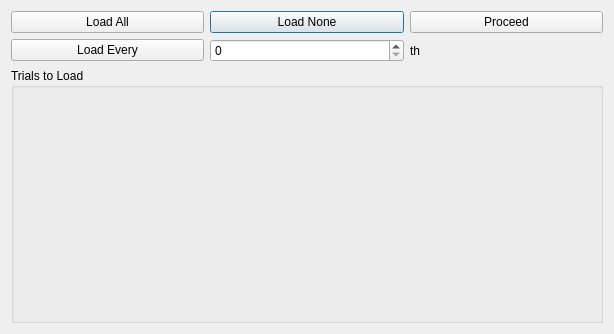
<?xml version="1.0" encoding="UTF-8"?>
<ui version="4.0">
 <class>LoadingProgressDialog</class>
 <widget class="QDialog" name="LoadingProgressDialog">
  <property name="geometry">
   <rect>
    <x>0</x>
    <y>0</y>
    <width>614</width>
    <height>334</height>
   </rect>
  </property>
  <property name="windowTitle">
   <string>Opening Files</string>
  </property>
  <layout class="QGridLayout" name="gridLayout_2">
   <item row="0" column="1">
    <widget class="QPushButton" name="skipButton">
     <property name="text">
      <string>Load None</string>
     </property>
    </widget>
   </item>
   <item row="2" column="0" colspan="3">
    <widget class="QGroupBox" name="advanced">
     <property name="title">
      <string>Trials to Load</string>
     </property>
     <layout class="QGridLayout" name="gridLayout_3"/>
    </widget>
   </item>
   <item row="0" column="2">
    <widget class="QPushButton" name="continueButton">
     <property name="text">
      <string>Proceed</string>
     </property>
    </widget>
   </item>
   <item row="0" column="0">
    <widget class="QPushButton" name="loadAll">
     <property name="text">
      <string>Load All</string>
     </property>
    </widget>
   </item>
   <item row="1" column="0">
    <widget class="QPushButton" name="loadFreqButton">
     <property name="text">
      <string>Load Every</string>
     </property>
    </widget>
   </item>
   <item row="1" column="1">
    <widget class="QSpinBox" name="spinBox"/>
   </item>
   <item row="1" column="2">
    <widget class="QLabel" name="thLabel">
     <property name="text">
      <string>th</string>
     </property>
    </widget>
   </item>
  </layout>
 </widget>
 <resources/>
 <connections/>
</ui>
